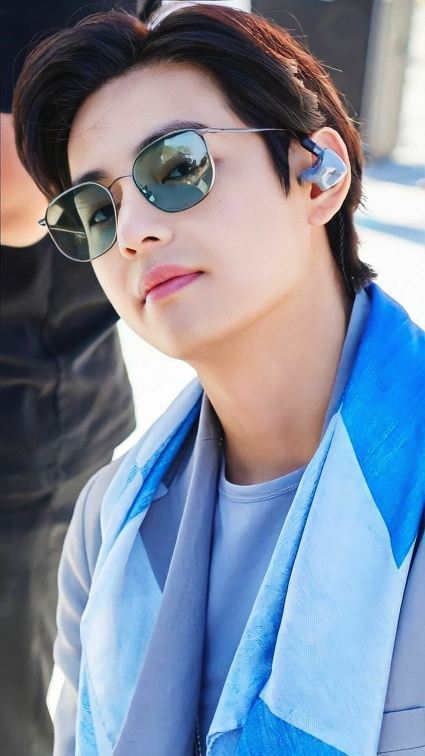
#> input picture tae.jpg, 850 x 1511 px, found by its file name (shown at 1/2 size)
$ python digital_image_processing.py   (older library calls are emulated)
#> lines starting #> are read from the running program, lines starting #| are printed output that depends on the picture; after the words box and inside, x2 and y2 are one past the last pixel; in counts of white or black regions, pixels touching at a corner belong together
# -*- coding: utf-8 -*-
"""Digital Image Processing

Automatically generated by Colaboratory.

Original file is located at
    https://colab.research.google.com/drive/1voaQIW4Gh5wCqFdL6KttdpeNoAkdxMdp
"""

import matplotlib.pyplot as plt
from PIL import Image
import numpy as np
import cv2 as cv

pil_img = Image.open('/content/tae.jpg')
#> pil_img is the input picture: PIL image 850x1511 RGB; mean R, G, B 125.2, 137.1, 156.4


gb = np.array(pil_img)
plt.imshow(gb)

A= gb

id(A)==id(gb)

gb.shape

plt.imshow(gb[200:650,150:550,:])

gb[200:650,150:550,:] = 0
#> gb: shape (1511, 850, 3); 14.01% of pixels changed, all inside (x1, y1, x2, y2) = (150, 200, 550, 650)

plt.imshow(gb)

gb[:,:,0]

plt.imshow(gb[:,:,0])

flipped_img = pil_img.transpose(Image.FLIP_TOP_BOTTOM)

flipped_img

flipped_img = pil_img.transpose(Image.FLIP_LEFT_RIGHT)
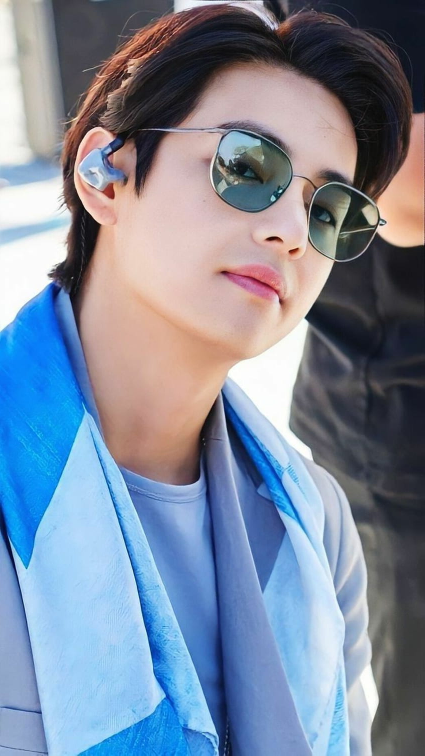
#> flipped_img: PIL image 850x1511 RGB (shown at 1/2 size); mean R, G, B 125.2, 137.1, 156.4

flipped_img

from PIL import ImageOps
img_gray = ImageOps.grayscale(pil_img)
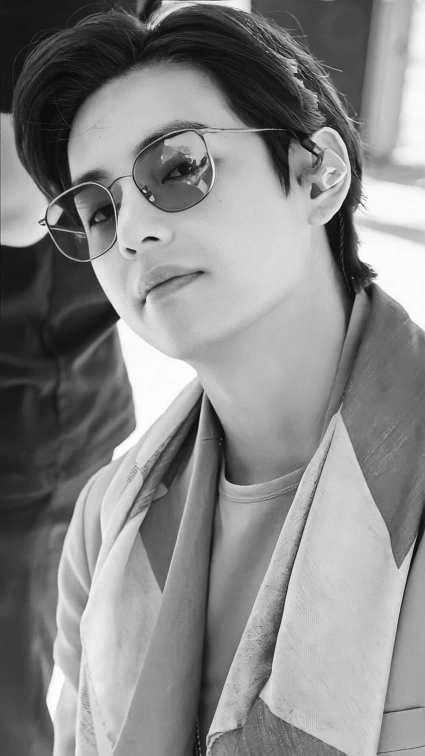
#> img_gray: PIL image 850x1511 L (shown at 1/2 size); min 1, max 255, mean 135.7
img_gray

flip = ImageOps.flip(pil_img)
flip

flip = ImageOps.flip(pil_img)
flip

width = 500
height = 500
img = pil_img.resize((width, height), Image.BILINEAR)
img

theta = 135
img_rotate = pil_img.rotate(theta)
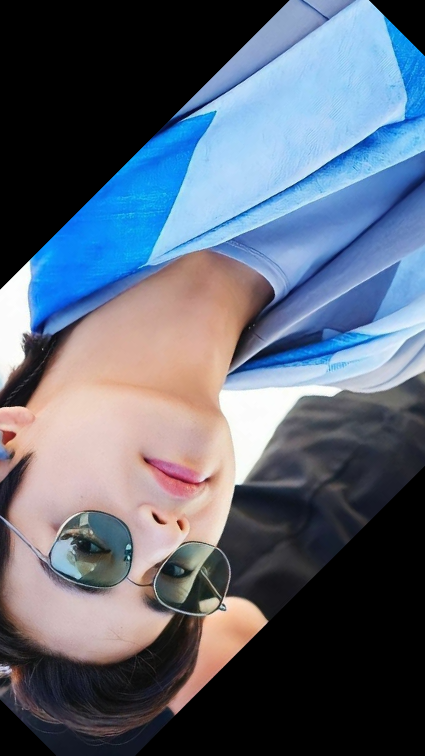
#> img_rotate: PIL image 850x1511 RGB (shown at 1/2 size); mean R, G, B 92, 101.5, 117
img_rotate

import cv2
cols,rows,_ = gb.shape
#> cols = 1511; rows = 850
theta = 30
M = cv2.getRotationMatrix2D(center=(cols//2-1, rows//2-1), angle = theta, scale= 1)
img = cv2.warpAffine(gb,M,(cols,rows))
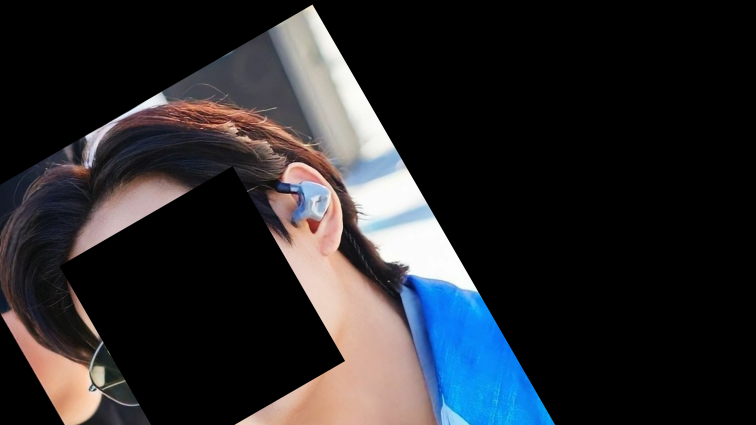
#> img: shape (850, 1511, 3) (shown at 1/2 size); mean R, G, B 40.7, 41, 44.3
plt.imshow(img)

img_gray = cv2.imread("/content/tae.jpg", cv2.IMREAD_GRAYSCALE)
#> img_gray: shape (1511, 850); min 0, max 255, mean 135.7
depth = cv2.CV_64F
grad_x = cv2.Sobel(src=img_gray, ddepth=depth, dx=1, dy=0, ksize=3)
grad_y = cv2.Sobel(src=img_gray, ddepth=depth, dx=0, dy=1, ksize=3)
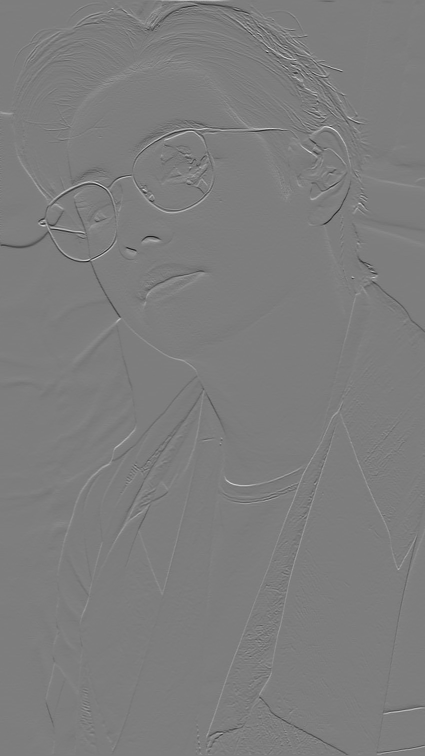
#> grad_y: shape (1511, 850) float64 (shown at 1/2 size); min -755, max 779, mean 0.2; drawn with min black and max white

plt.imshow(grad_x)

plt.imshow(grad_y)

abs_grad_x = cv2.convertScaleAbs(grad_x)
plt.imshow(abs_grad_x)

abs_grad_y = cv2.convertScaleAbs(grad_y)
plt.imshow(abs_grad_y)

grad= cv2.addWeighted(abs_grad_x,0.5, abs_grad_y,0.5,0)
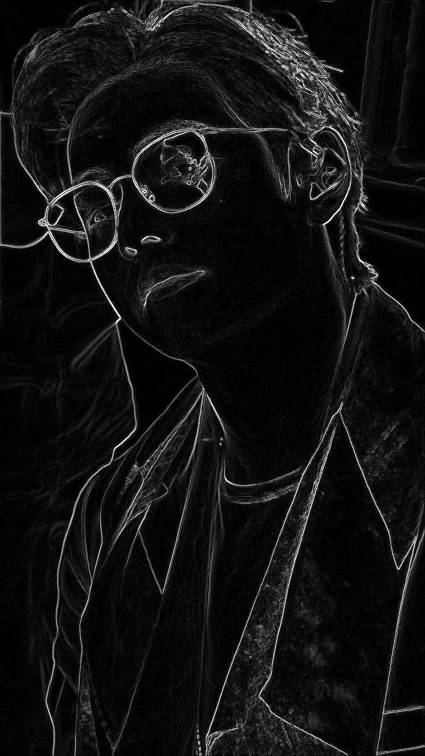
#> grad: shape (1511, 850) (shown at 1/2 size); min 0, max 255, mean 17.7
plt.imshow(grad)
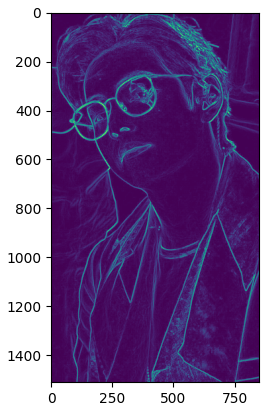
#> figure drawn by matplotlib, 1 panel
